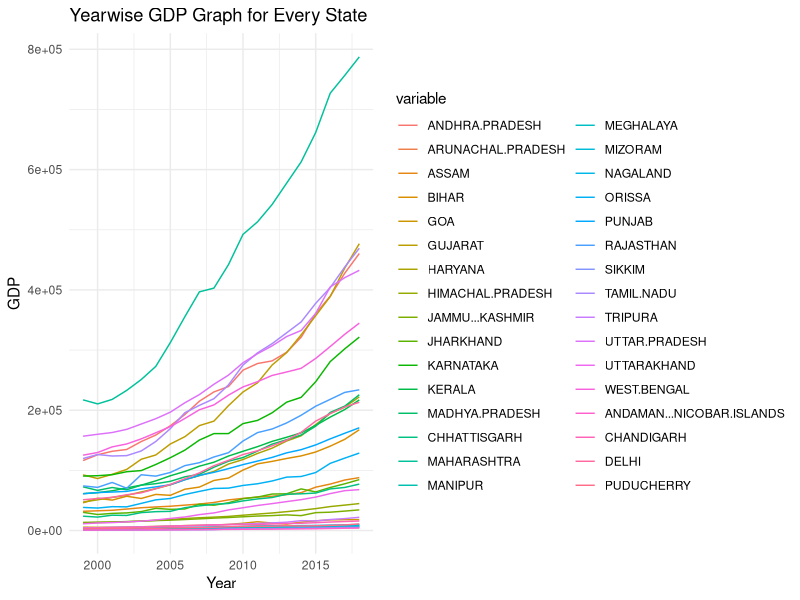

This chart was generated by the following R code: (Note: this script raises an error after producing the figure.)
current_directory <- getwd()
setwd(current_directory)

gwq_df <- read.csv("gwq.csv")
selected_columns <- gwq_df[, c("country", "state", "district", "year", "dyid", "residualsodiumcarbonate")]
new_df <- data.frame(selected_columns)
head(new_df)
new_df <- new_df[complete.cases(new_df$residualsodiumcarbonate), ]
print(names(new_df))
new_df
gdp_df <- read.csv("gdp.csv")
gdp_df$YEAR <- substring(gdp_df$YEAR, 1, nchar(gdp_df$YEAR) - 3)
gdp_df <- as.data.frame(lapply(gdp_df, as.integer))
gdp_df$ANDHRA.PRADESH[is.na(gdp_df$ANDHRA.PRADESH)] <- 0
gdp_df$TELANGANA[is.na(gdp_df$TELANGANA)] <- 0
gdp_df$ANDHRA.PRADESH <- gdp_df$ANDHRA.PRADESH + gdp_df$TELANGANA
gdp_df$TELANGANA <- NULL
index_2011 <- which(gdp_df$YEAR == 2011)[1]
if (!is.na(index_2011)) {
  row_2011 <- gdp_df[index_2011, ]
  row_20112 <- gdp_df[index_2011+1, ]
  for (i in (index_2011 + 1):nrow(gdp_df)) {
    gdp_df[i, -1] <- (gdp_df[i, -1] / row_20112[-1])*row_2011[-1]
  }
  gdp_df <- gdp_df[-index_2011, ]
}
gdp_df
index_2004 <- which(gdp_df$YEAR == 2004)[1]
if (!is.na(index_2004)) {
  row_2004 <- gdp_df[index_2004, ]
  row_20042 <- gdp_df[index_2004+1, ]
  for (i in (index_2004 + 1):nrow(gdp_df)) {
    gdp_df[i, -1] <- (gdp_df[i, -1] / row_20042[-1])*row_2004[-1]
  }
  gdp_df <- gdp_df[-index_2004, ]
}
gdp_df

library(ggplot2)
library(reshape2)
gdp_df_long <- melt(gdp_df, id.vars = "YEAR")
ggplot(gdp_df_long, aes(x = YEAR, y = value, color = variable)) +
  geom_line() +
  labs(title = "Yearwise GDP Graph for Every State", x = "Year", y = "GDP") +
  theme_minimal()
# Load required library
library(tidyr)

gdp_df$GDP <- paste(gdp_df$YEAR, colnames(gdp_df)[2:length(gdp_df)], sep = "_")


gdp_df_long <- reshape(gdp_df, varying = list(colnames(gdp_df)[2:length(gdp_df)]),
                       v.names = "GDP", timevar = "STATE", times = colnames(gdp_df)[2:length(gdp_df)],
                       new.row.names = 1:10000, direction = "long")
gdp_df_long
head(gdp_df)
gdp_df_long$STATE <- gsub("\\.", " ", gdp_df_long$STATE)
gdp_df_long <- gdp_df_long[, !names(gdp_df_long) %in% c("id")]
str(gdp_df_long)
gdp_df_long$STATE <- gsub("ANDAMAN   NICOBAR ISLANDS", "ANDAMAN AND NICOBAR ISLANDS", gdp_df_long$STATE)
gdp_df_long$STATE <- gsub("JAMMU   KASHMIR", "JAMMU AND KASHMIR", gdp_df_long$STATE)

new_df$state <- toupper(new_df$state)
print(new_df)
str(new_df)
merged_df <- merge(new_df, gdp_df_long, by.x = c("year", "state"), by.y = c("YEAR", "STATE"), all = FALSE)
merged_df

str(merged_df)

write.csv(merged_df, file = "merged_csv.csv", row.names = FALSE)
# Summary of Work Done:
# ANDAMAN AND NICOBAR ISLANDS
#ANDAMAN   NICOBAR ISLANDS
#JAMMU AND KASHMIR
#JAMMU   KASHMIR
# For gwq_df:
# - Read the data from the "gwq.csv" file and selected specific columns.
# - Created a new dataframe, removing entries with null values in the residualsodiumcarbonate column.
# - Aggregated the data state-wise for every year, taking the mean of residualsodiumcarbonate.
# - Capitalized every letter in the state column.

# For gdp_df:
# - Read the data from the "gdp.csv" file.
# - Removed the last 3 characters from all entries in the YEAR column.
# - Converted all entries from string to integer.
# - Summed the values of the ANDHRA.PRADESH and TELANGANA columns into one ANDHRA.PRADESH column, handling null values.
# - Scaled the entries below the first occurrences of 2011 and 2004, and then removed these rows.
# - Plotted the yearwise GDP graph for every state.
# - Reshaped the data into long format, combining the YEAR and state names to create a new GDP column.
# - Replaced periods with spaces in the column names under the STATE column and removed the column named 'id'.

